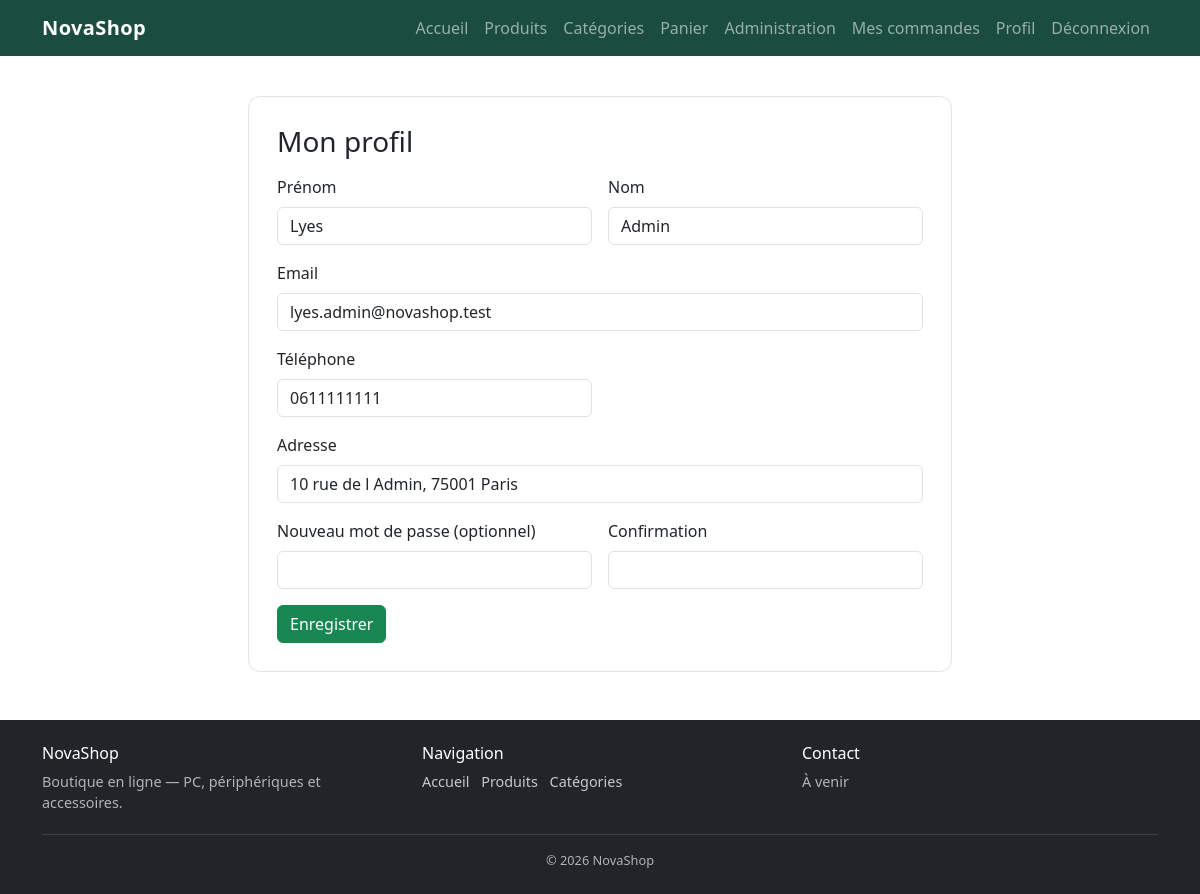
The page /profil.php (signed in) on the database its author committed.
### tables this page shows
CREATE TABLE users (
    id INT UNSIGNED AUTO_INCREMENT PRIMARY KEY,
    prenom VARCHAR(100) NOT NULL,
    nom VARCHAR(100) NOT NULL,
    email VARCHAR(150) NOT NULL UNIQUE,
    telephone VARCHAR(30) NOT NULL,
    adresse VARCHAR(255) NOT NULL,
    mot_de_passe VARCHAR(255) NOT NULL,
    role ENUM('admin', 'client') NOT NULL DEFAULT 'client',
    created_at DATETIME NOT NULL DEFAULT CURRENT_TIMESTAMP
);

### includes/functions.php (called while the page is built, shortened)
<?php
function e(?string $value): string
{
    return htmlspecialchars($value ?? '', ENT_QUOTES, 'UTF-8');
}

### profil.php (the view, shortened to what this page needs)
<?php
require_once __DIR__ . '/includes/functions.php';
require_once __DIR__ . '/config/database.php';
$userId = (int) $_SESSION['user_id'];
$stmt = $pdo->prepare(
    'SELECT prenom, nom, email, telephone, adresse FROM users WHERE id = ? LIMIT 1'
);
$stmt->execute([$userId]);
$user = $stmt->fetch();
$old = $user;
require __DIR__ . '/includes/header.php';
?>
<div class="auth-card auth-card-wide">
    <h1 class="h3 mb-3">Mon profil</h1>
    <form method="post" action="<?= e(BASE_URL) ?>/profil.php" novalidate>
        <div class="row g-3">
            <div class="col-12 col-md-6">
                <label class="form-label" for="prenom">Prénom</label>
                <input class="form-control" type="text" id="prenom" name="prenom" value="<?= e($old['prenom']) ?>" required>
            </div>
            <div class="col-12 col-md-6">
                <label class="form-label" for="nom">Nom</label>
                <input class="form-control" type="text" id="nom" name="nom" value="<?= e($old['nom']) ?>" required>
            </div>
            <div class="col-12">
                <label class="form-label" for="email">Email</label>
                <input class="form-control" type="email" id="email" name="email" value="<?= e($old['email']) ?>" required>
            </div>
            <div class="col-12 col-md-6">
                <label class="form-label" for="telephone">Téléphone</label>
                <input class="form-control" type="tel" id="telephone" name="telephone" value="<?= e($old['telephone']) ?>" required>
            </div>
            <div class="col-12">
                <label class="form-label" for="adresse">Adresse</label>
                <input class="form-control" type="text" id="adresse" name="adresse" value="<?= e($old['adresse']) ?>" required>
            </div>
            <div class="col-12 col-md-6">
                <label class="form-label" for="mot_de_passe">Nouveau mot de passe (optionnel)</label>
                <input class="form-control" type="password" id="mot_de_passe" name="mot_de_passe">
            </div>
            <div class="col-12 col-md-6">
                <label class="form-label" for="mot_de_passe_confirm">Confirmation</label>
                <input class="form-control" type="password" id="mot_de_passe_confirm" name="mot_de_passe_confirm">
            </div>
        </div>
        <button class="btn btn-success mt-3" type="submit">Enregistrer</button>
    </form>
</div>
<?php require __DIR__ . '/includes/footer.php'; ?>

### public/css/style.css (style rules this page uses)
.auth-card { max-width: 32rem; margin: 0 auto; border: 1px solid #e4e4e4; border-radius: 0.75rem; padding: 1.25rem; background: #fff; }
.auth-card-wide { max-width: 44rem; }
@media (min-width: 768px) { .auth-card { padding: 1.75rem; } }

### rows shown on the page
users: prenom "Lyes", nom "Admin", email "lyes.admin@novashop.test", telephone "0611111111", adresse "10 rue de l Admin, 75001 Paris"
